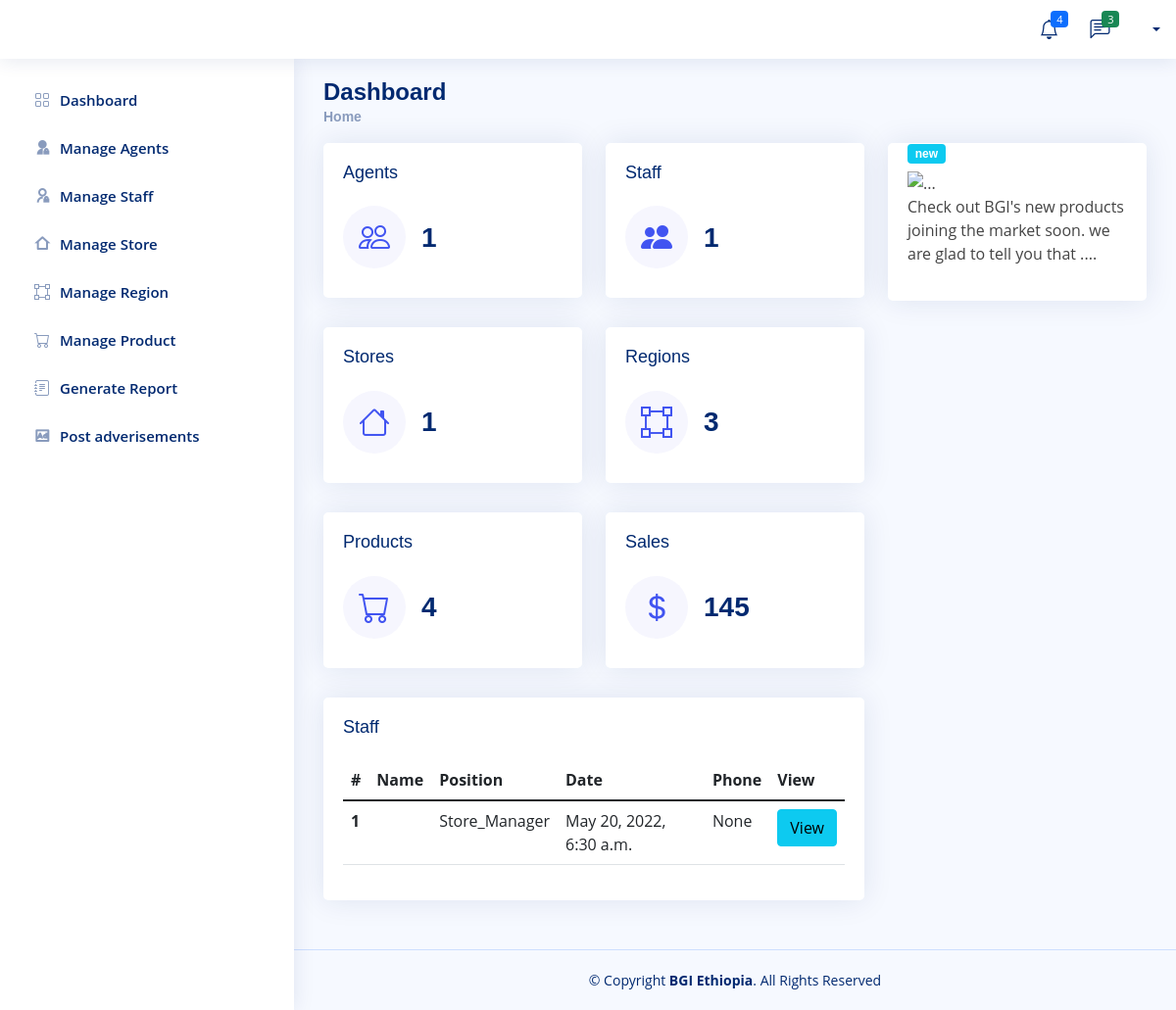
/BGI/agent_dashboard, run on an earlier commit of the app's database.
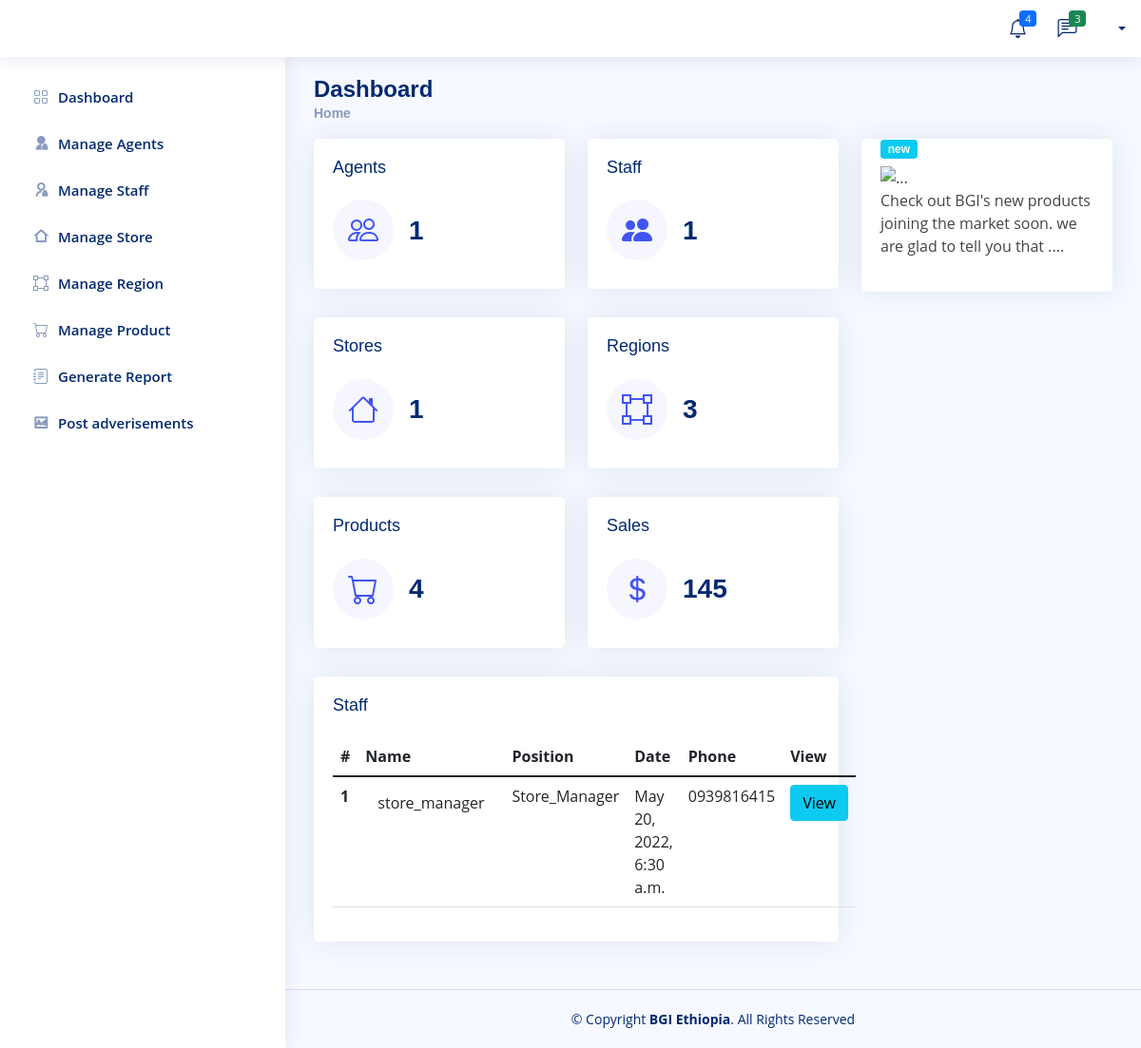
And on a later commit of the database.
### Company/models.py (models this page shows, shortened)
class Company_Store_Manager(models.Model):
    user=models.ForeignKey(User,null=True, on_delete=models.CASCADE)
    Store=models.OneToOneField(Company_Store,null=True, on_delete=models.CASCADE)
    staff=models.CharField(default='Store_Manager',max_length=50)
    profile_pic=models.ImageField(null=True,blank=True, upload_to='Profile/')
    phone = models.CharField(max_length=200, null=True)
    salary = models.FloatField(null=True,blank=True)
    Adderes = models.CharField(max_length=200, null=True)
    about=models.TextField(null=True,blank=True,max_length=500)
    date_created = models.DateTimeField(auto_now_add=True, null=True)
    Telegram = models.CharField(max_length=200, null=True)
    facebook = models.CharField(max_length=200, null=True)
    instagrm = models.CharField(max_length=200, null=True)

### Company/views.py (the view)
# urls.py: path('agent_dashboard',views.staff_dashboard,name="dashbord-staff"),
def staff_dashboard(request):
    all_agent = Agent.objects.all()
    S_staff = Company_Store_Manager.objects.all()
    F_staff = Finance_Manager.objects.all()
    total_agent = all_agent.count()
    tottal_staff = S_staff.count() + F_staff.count()
    all_store = Company_Store.objects.all()
    tottal_store = all_store.count()
    all_region = Region.objects.all()
    tottal_region = all_region.count()
    all_product = Product.objects.all()
    tottal_product = all_product.count()
    staff_finance_manager = Finance_Manager.objects.all()
    staff_company_store_manager = Company_Store_Manager.objects.all()
    context = {
        'all_agent' : all_agent,
        'total_agent' :total_agent,
        'tottal_staff' : tottal_staff,
        'tottal_store' : tottal_store,
        'tottal_region': tottal_region,
        'tottal_product' : tottal_product,
        'all_product':all_product,
        'staff_finance_manager' :staff_finance_manager,
        'staff_company_store_manager':staff_company_store_manager,
    }
    return render(request,'Company/dashboard/staff.html',context)

### Templates/Company/dashboard/staff.html (shortened to what this page needs)
  {% extends 'Company/dashboard/admin.html'%}
  {% block admin%}
                <div class="card-body">
                    <h5 class="card-title">Staff</h5>
                  <table class="table datatable">
                    <thead>
                      <tr>
                        <th scope="col">#</th>
                        <th scope="col">Name</th>
                        <th scope="col">Position</th>
                        <th scope="col">Date</th>
                        <th scope="col">Phone</th>
                        <th scope="col">View</th>
                      </tr>
                    </thead>
                    <tbody>
                  {% for staff in staff_company_store_manager %}
                      <tr>
                        <th scope="row">1</th>
                        <td><a href="{% url 'staff-detail' staff.id staff.staff %}" class="btn">{{staff.user.username}}</a></td>
                        <td>{{staff.staff}}</td>
                        <td>{{staff.date_created }}</td>
                        <td>{{staff.phone}}</td>
                        <td>  <a href="{% url 'staff-detail' staff.id staff.staff %}" class="btn btn-info">View</a></td>
                      </tr>
                  {% endfor %}
                    </tbody>
                  </table>
              </div>
  {% endblock %}

What changed in the data, as far as the page shows it:
changed Company_Store_Manager "Store_Manager": user.username (not shown) → "store_manager"; phone "None" → "0939816415"
